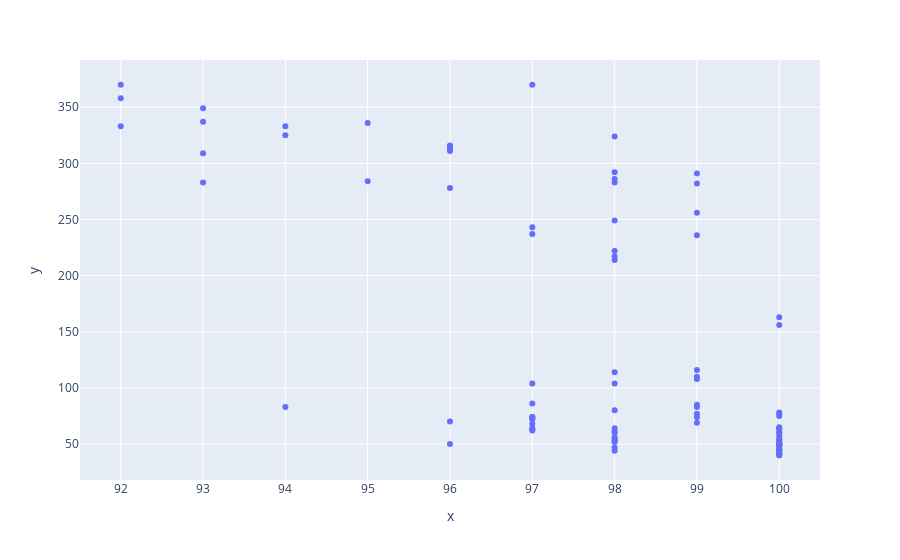

Notebook source saved alongside this figure:
### Code cell
fig = px.scatter(x=best_rt_df['critic_score'], y=best_rt_df['number_of_critic_ratings'])
fig.show()

### Figure 1 — Plotly figure (JSON) as saved in the notebook; plotly's stock layout.template omitted (floating-point values rounded to 4 significant figures)
{"data": [{"hovertemplate": "x=%{x}<br>y=%{y}<extra></extra>", "legendgroup": "", "marker": {"color": "#636efa", "symbol": "circle"}, "mode": "markers", "name": "", "orientation": "v", "showlegend": false, "type": "scatter", "x": [99, 100, 100, 99, 97, 100, 100, 98, 99, 99, 98, 100, 98, 100, 98, 97, 98, 97, 100, 97, 98, 98, 97, 100, 99, 93, 100, 100, 96, 96, 98, 98, 96, 100, 100, 100, 99, 99, 99, 96, 100, 98, 100, 98, 100, 92, 100, 97, 98, 100, 100, 98, 100, 100, 93, 100, 97, 94, 93, 98, 98, 92, 96, 99, 100, 97, 94, 96, 98, 100, 100, 99, 99, 97, 98, 98, 99, 94, 97, 93, 100, 100, 97, 100, 95, 92, 95, 96, 98, 98, 100, 100, 96, 100, 98, 100, 97, 100, 97, 100], "xaxis": "x", "y": [110, 75, 77, 282, 370, 49, 64, 324, 85, 116, 114, 53, 52, 49, 283, 74, 292, 86, 60, 62, 47, 104, 63, 65, 83, 337, 50, 60, 316, 315, 60, 54, 311, 45, 50, 63, 236, 77, 291, 313, 163, 217, 41, 249, 51, 333, 54, 104, 56, 57, 45, 286, 49, 54, 309, 40, 73, 333, 283, 54, 64, 370, 278, 74, 45, 64, 325, 70, 214, 50, 48, 69, 256, 243, 222, 44, 108, 83, 68, 349, 41, 42, 237, 45, 284, 358, 336, 50, 80, 61, 40, 51, 314, 43, 52, 156, 74, 78, 72, 45], "yaxis": "y"}], "layout": {"legend": {"tracegroupgap": 0}, "margin": {"t": 60}, "xaxis": {"anchor": "y", "domain": [0, 1], "title": {"text": "x"}}, "yaxis": {"anchor": "x", "domain": [0, 1], "title": {"text": "y"}}}}
